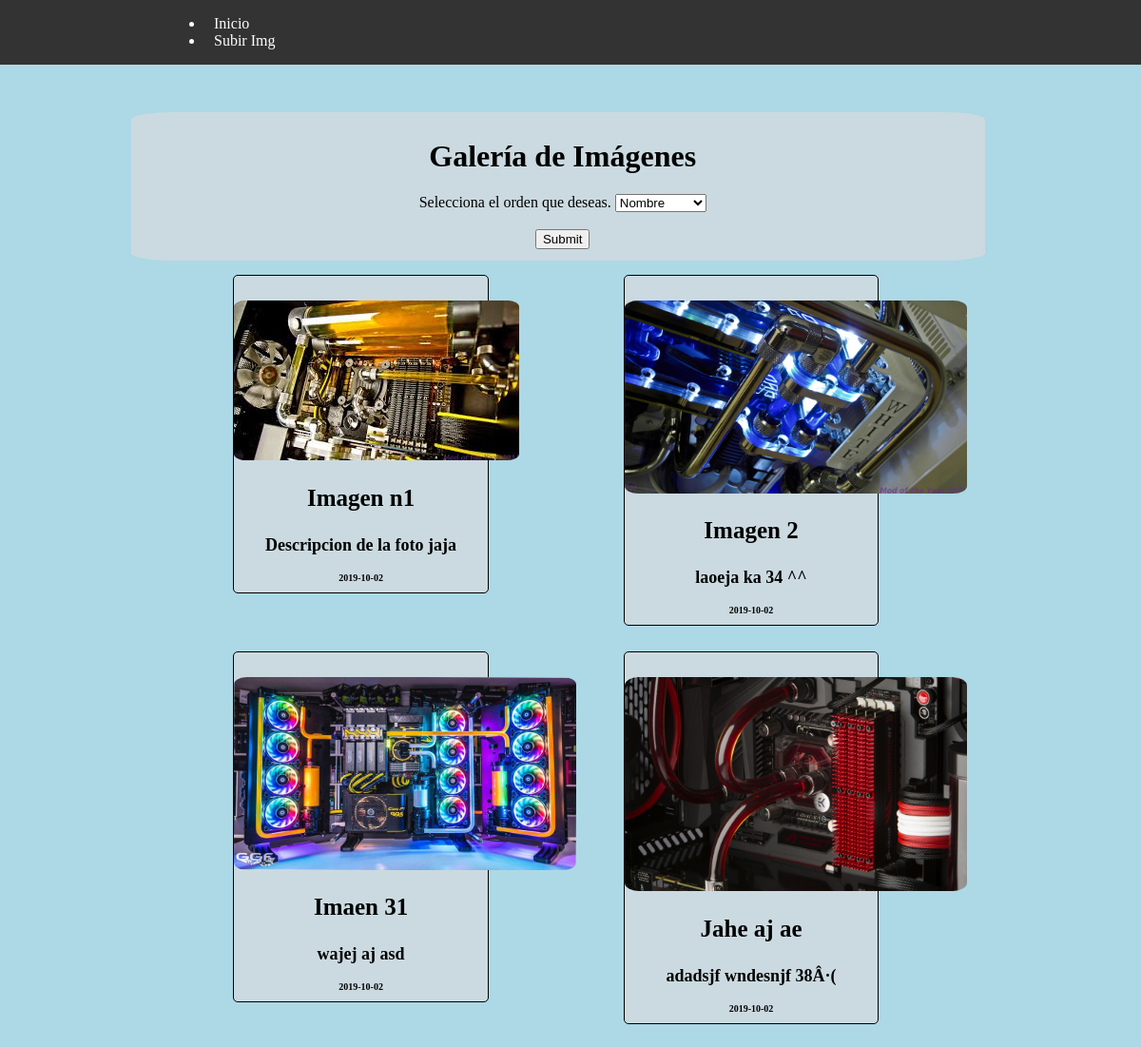
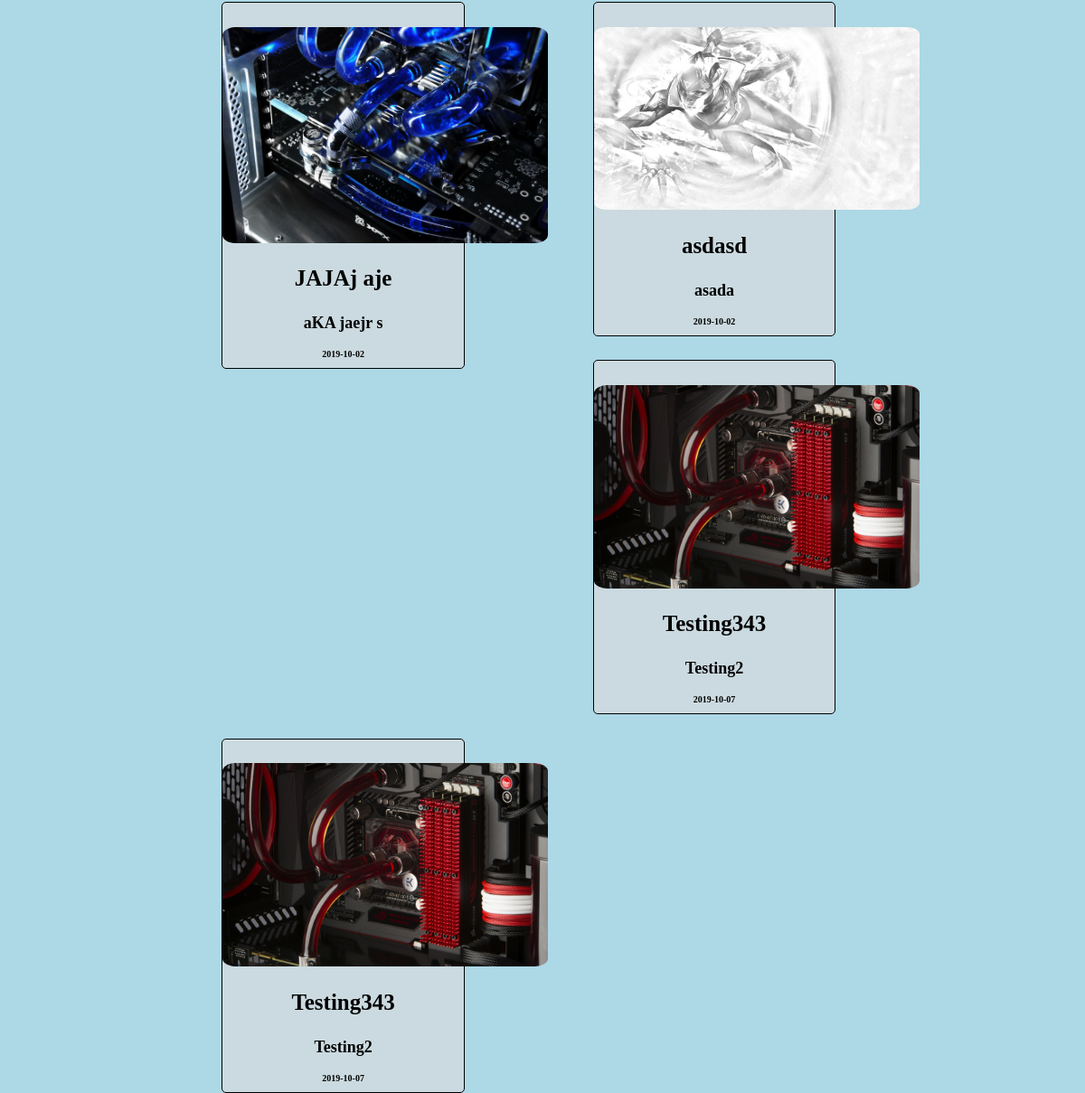
The page / on the database its author committed (2 pictures, top to bottom).
### tables this page shows
CREATE TABLE `gallery` (
  `idgallery` int(11) NOT NULL,
  `namegallery` varchar(10) NOT NULL,
  `pathgallery` varchar(30) NOT NULL,
  `descgallery` varchar(135) NOT NULL,
  `dategallery` date NOT NULL
);

### index.php (the view, shortened to what this page needs)
<!DOCTYPE html>
<html>
<head>
	<link href="style.css" rel="stylesheet" type="text/css">
</head>
<body>
	<header class="header">
		<div class="tabla">
				<nav class="navigation">
				<ul>
				<li><a href="index.php">Inicio</a></li>
				<li><a href="subir.php">Subir Img</a></li>
			</ul>
			</nav>
		</div>
	</header>
	<div class="contenedortodo">
	<div class="filtro">
	<h1>Galería de Imágenes</h1>
	<form action="index.php" method="POST">
		<label for='orden' class="boton">Selecciona el orden que deseas.</label>
		<select name="ordenar">
			<option value="namegallery">Nombre</option>
		</select>
	<br>
	<br>
	<input type="submit" name="ordensito" class="boton">
		</form>
	</div>
<?php
if (!isset($variablevacia)) {
$consulta = "SELECT * FROM gallery;";
}
$link = mysqli_connect('localhost', 'root', '', 'socialg');
$query = mysqli_query($link, $consulta);
while ($imagen=mysqli_fetch_array($query)) {
	echo "<div class='cajaF'>";
	echo "<img class='imagen' src='".$imagen['pathgallery']."'>";
	echo "<h3 class='nombre'>".$imagen['namegallery'];
	echo "<h3 class='desc'>".$imagen['descgallery'];
	echo "<h3 class='fecha'>".$imagen['dategallery'];
	echo "</div>";
}
?>
</div>
<br></br>
</body>
</html>

### style.css (style rules this page uses)
html { background: lightblue url("https://wallpaperplay.com/walls/full/c/8/8/98520.jpg") no-repeat fixed center; }
body { font-family: georgia; }
.header a { color: white; text-decoration: none; padding-left: 10px; }
.header { background: #333; color: white; position: fixed; left: 0; top: 0; right: 0; z-index: 1; }
.tabla { display: flex; justify-content: space-between; align-items: center; width: 75%; max-width: 850px; margin: 0 auto; }
.contenedortodo { background-color:rgba(214,219,222,0.75); margin-top: 10%; padding-top: 0.5%; padding-bottom: 1%; padding-left: 0.8%; width: 75%; margin-left: 11%; border-radius: 5%; float: center; }
.imagen { max-width: 360px; max-height: 360px; border-radius: 4%; margin-left: auto; margin-right: auto; display: block; margin-top: 10%; }
.cajaF { background-color:rgba(214,219,222,0.75); margin-left: 11%; margin-right: 5%; margin-top: 3%; border-radius: 5px; border: black 1px solid; float: left; align-items: center; width: 30%; height: auto; }
h3.nombre { padding-top: 0.1%; text-align: center; font-size: 25px; }
h3.desc { text-align: center; font-size: 18px; }
h3.fecha { text-align: center; font-size: 10px; }
.filtro { text-align: center; }

### rows shown on the page
gallery: pathgallery (picture), namegallery "Imagen n1", descgallery "Descripcion de la foto jaja", dategallery "2019-10-02"
gallery: pathgallery (picture), namegallery "Imagen 2", descgallery "laoeja ka 34 ^^", dategallery "2019-10-02"
gallery: pathgallery (picture), namegallery "Imaen 31", descgallery "wajej aj asd", dategallery "2019-10-02"
gallery: pathgallery (picture), namegallery "Jahe aj ae", descgallery "adadsjf wndesnjf 38Â·(", dategallery "2019-10-02"
gallery: pathgallery (picture), namegallery "JAJAj aje", descgallery "aKA jaejr s", dategallery "2019-10-02"
gallery: pathgallery (picture), namegallery "asdasd", descgallery "asada", dategallery "2019-10-02"
gallery: pathgallery (picture), namegallery "Testing343", descgallery "Testing2", dategallery "2019-10-07"
gallery: pathgallery (picture), namegallery "Testing343", descgallery "Testing2", dategallery "2019-10-07"
